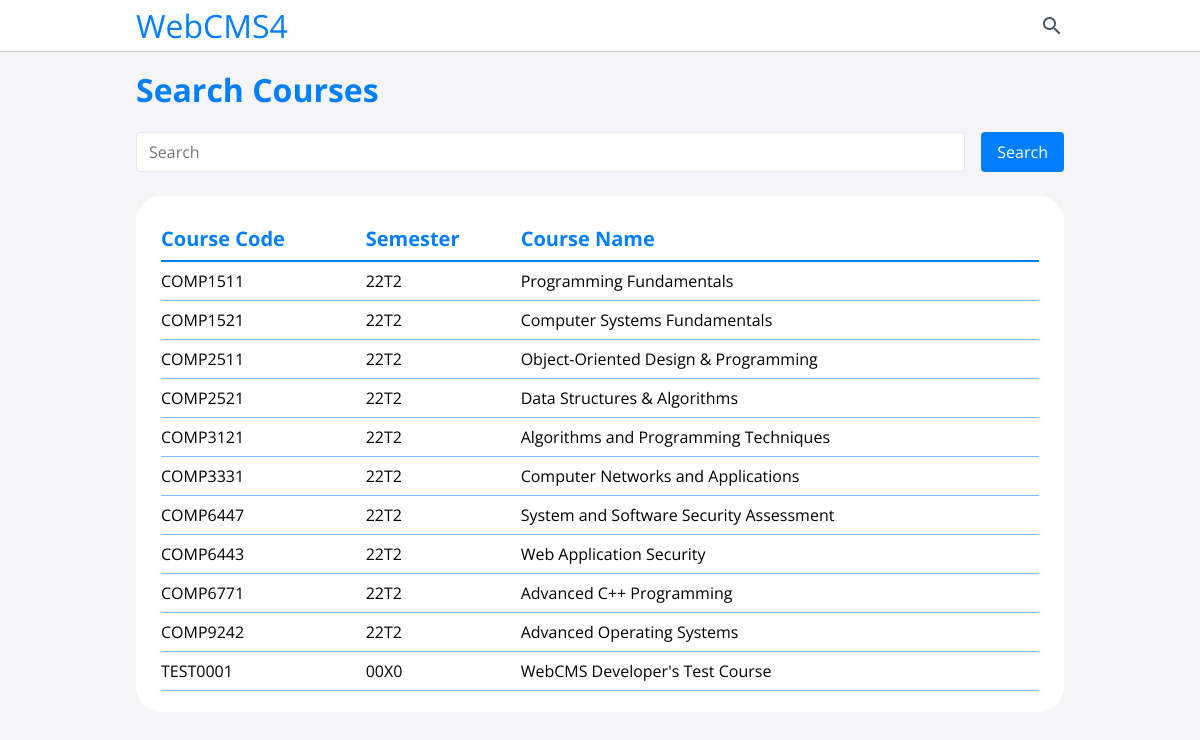
Screenshot of /courses with the database file from the repository.
### tables this page shows
CREATE TABLE COURSES(ID INT PRIMARY KEY,
CODE TEXT NOT NULL,
SEMESTER TEXT NOT NULL,
NAME TEXT NOT NULL);

### routes.py (the view)
@app.route("/courses", methods=["GET", "POST"])
def courses():
	search = request.form.get("search", "")
	courses = Course.get_query(search)
	return render_template("courses.html", search=search, courses=courses)

### webcms4db.py (called while the page is built)
	def get_query(term):
		con = sqlite3.connect("webcms4.sqlite")
		cur = con.cursor()
		cur.execute(f"SELECT ID, CODE, SEMESTER, NAME FROM COURSES WHERE NAME LIKE '%{term}%'")
		rows = cur.fetchall()
		con.close()
		return rows

### templates/courses.html (shortened to what this page needs)
<!DOCTYPE html>
<html>
<head>
	<link rel="stylesheet" href="/static/css/main.css">
</head>
<body>
<header>
<nav>
	<a class="logo" href="/">WebCMS4</a>
	<a class="nav-search" href="/courses"><span class="material-icons">search</span></a>
</nav>
</header>
<main>
	<h1>Search Courses</h1>
	<form class="search-form" method="POST">
		<input type="text" name="search" placeholder="Search" value="{{ search }}">
		<button type="submit">Search</button>
	</form>
	<article>
	<table>
		<tr>
			<th>Course Code</th>
			<th>Semester</th>
			<th>Course Name</th>
		</tr>
		{% for course in courses %}
		<tr>
			<td>{{ course[1] }}</td>
			<td>{{ course[2] }}</td>
			<td>{{ course[3] }}</td>
		</tr>
		{% endfor %}
	</table>
	</article>
</main>
</body>
</html>

### static/css/main.css (style rules this page uses)
html { height: 100%; }
body { background-color: #f5f5f7; font-family: 'Open Sans', sans-serif; margin: 0; }
header { background-color: #fffb; backdrop-filter: saturate(180%) blur(20px); padding: 0.25em; border-bottom: 1px solid #0003; }
nav { display: flex; align-items: center; color: #4a5568; max-width: 60rem; margin: 0 auto; }
nav > a { margin: 0 1rem; display: block; text-decoration: none; color: inherit; }
.logo { color: #027fff; font-size: 2em; }
.nav-search { margin-left: auto; }
.nav-search > .material-icons { display: block; }
main { padding: 1rem; max-width: 60rem; margin: 0 auto; box-sizing: border-box; }
h1 { color: #027fff; font-size: 2em; margin-top: 0; }
article { background: white; border-radius: 25px; padding: 21px 25px; margin-bottom: 2rem; }
table { width: 100%; border-spacing: 0; }
th { color: #027fff; text-align: left; font-size: 1.25em; border-bottom: 2px solid #027fff !important; }
th, td { padding: 0.5rem 0; border-bottom: 1px solid #027fff80; }
input[type=text], input[type=password], textarea { color: #4a5568; font-size: 1em; padding: 0.5rem 0.75rem; border-radius: 4px; border: 1px solid #e2e8f0; font-family: inherit; box-sizing: border-box; }
.search-form { display: flex; margin-bottom: 1.5rem; }
.search-form > input[type=text] { flex: 1; margin-right: 1rem; }
button { font-size: 1em; background: #027fff; color: white; border: 0; border-radius: 4px; padding: 0.5rem 1rem; font-family: inherit; }
a { color: #027fff; }

### rows the page displays
COURSES: CODE "TEST0001", SEMESTER "00X0", NAME "WebCMS Developer's Test Course"

### other values shown
{{ course[1] }} "COMP1511" "COMP1521" "COMP2511" "COMP2521" "COMP3121" "COMP3331" "COMP6447" "COMP6443" "COMP6771" "COMP9242"
{{ course[2] }} "22T2" "22T2" "22T2" "22T2" "22T2" "22T2" "22T2" "22T2" "22T2" "22T2"
{{ course[3] }} "Programming Fundamentals" "Computer Systems Fundamentals" "Object-Oriented Design & Programming" "Data Structures & Algorithms" "Algorithms and Programming Techniques" "Computer Networks and Applications" "System and Software Security Assessment" "Web Application Security" "Advanced C++ Programming" "Advanced Operating Systems"
